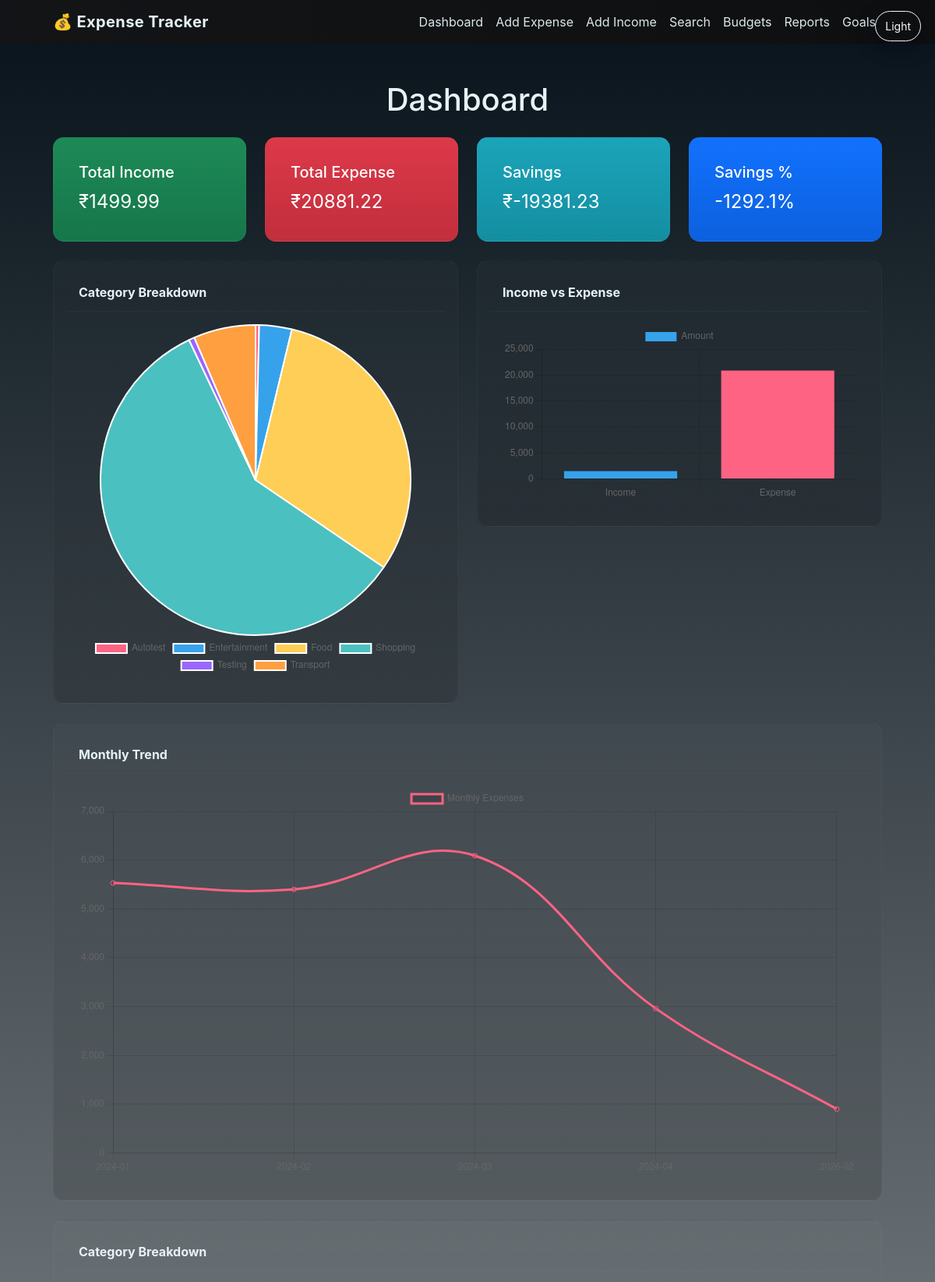
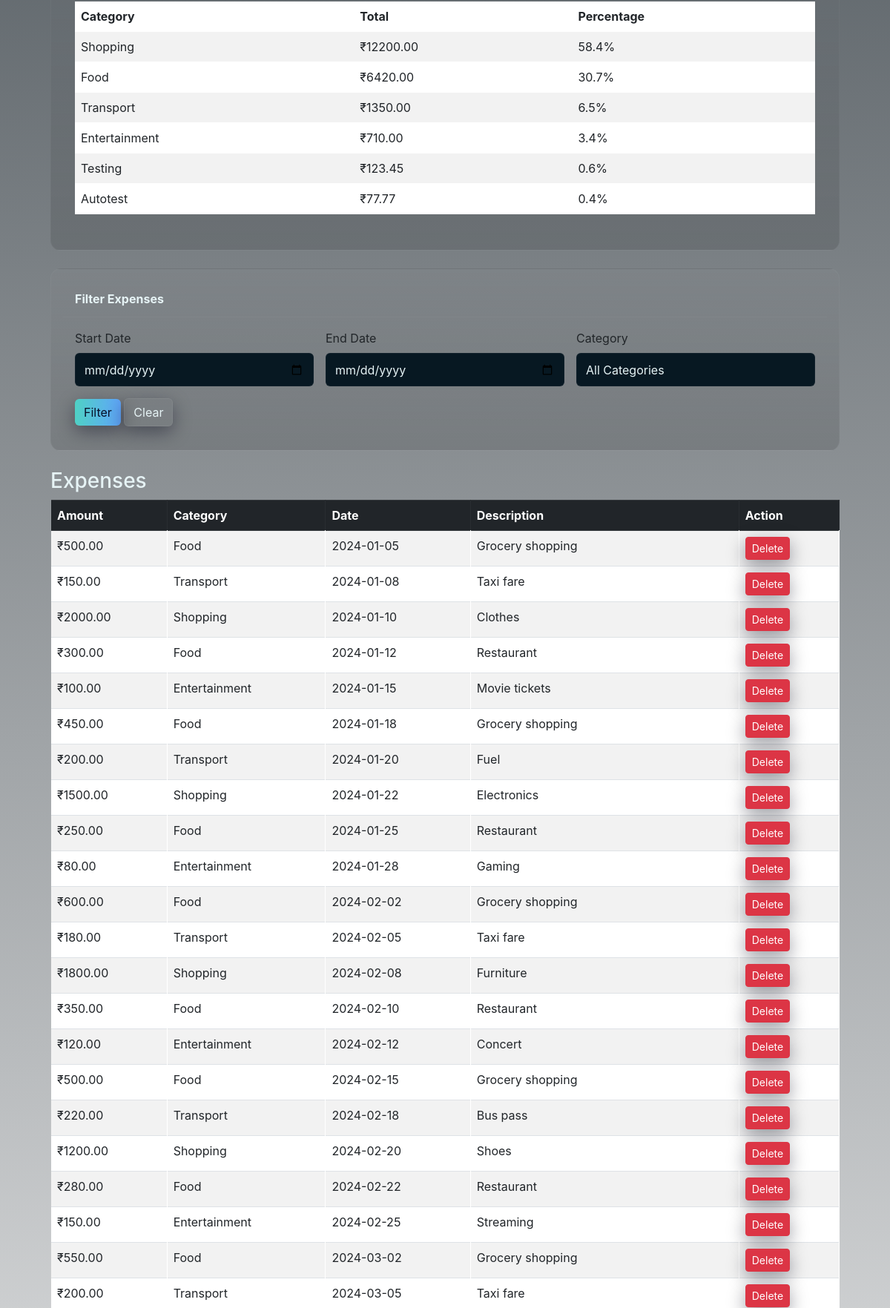
The page / (upper part) on the database its author committed (2 pictures, top to bottom).
### tables this page shows
CREATE TABLE expenses (
    id INTEGER PRIMARY KEY AUTOINCREMENT,
    amount REAL,
    category TEXT,
    date TEXT,
    description TEXT
);

### app.py (the view)
@app.route("/")
def dashboard():
    conn = connect_db()
    cursor = conn.cursor()
    start_date = request.args.get('start_date', '')
    end_date = request.args.get('end_date', '')
    category_filter = request.args.get('category', '')
    expense_query = "SELECT * FROM expenses WHERE 1=1"
    params = []
    if start_date:
        expense_query += " AND date >= ?"
        params.append(start_date)
    if end_date:
        expense_query += " AND date <= ?"
        params.append(end_date)
    if category_filter:
        expense_query += " AND category = ?"
        params.append(category_filter)
    cursor.execute(expense_query, params)
    expenses = cursor.fetchall()
    cursor.execute("SELECT DISTINCT category FROM expenses ORDER BY category")
    categories = [row[0] for row in cursor.fetchall()]
    total_query = "SELECT SUM(amount) FROM expenses WHERE 1=1"
    if start_date or end_date or category_filter:
        cursor.execute(total_query + (" AND date >= ?" if start_date else "") + (" AND date <= ?" if end_date else "") + (" AND category = ?" if category_filter else ""), params)
    else:
        cursor.execute("SELECT SUM(amount) FROM expenses")
    total_expense = cursor.fetchone()[0] or 0
    cursor.execute("SELECT SUM(amount) FROM income")
    total_income = cursor.fetchone()[0] or 0
    cursor.execute("SELECT category, SUM(amount) as total FROM expenses GROUP BY category ORDER BY total DESC")
    category_breakdown = cursor.fetchall()
    savings = total_income - total_expense
    conn.close()
    return render_template(
        "dashboard.html",
        expenses=expenses,
        total_expense=total_expense,
        total_income=total_income,
        savings=savings,
        categories=categories,
        category_breakdown=category_breakdown,
        start_date=start_date,
        end_date=end_date
    )

### app.py (called while the page is built)
def connect_db():
    conn = sqlite3.connect("database.db", timeout=5)
    conn.row_factory = sqlite3.Row
    return conn

### templates/dashboard.html (shortened to what this page needs)
<!DOCTYPE html>
<html>
<head>
    <link href="https://cdn.jsdelivr.net/npm/bootstrap@5.3.0/dist/css/bootstrap.min.css" rel="stylesheet">
    <link rel="stylesheet" href="{{ url_for('static', filename='css/dark.css') }}">
</head>
<body>
<nav class="navbar navbar-expand-lg navbar-dark bg-dark">
    <div class="container">
        <a class="navbar-brand" href="/">💰 Expense Tracker</a>
        <div class="collapse navbar-collapse" id="navbarNav">
            <ul class="navbar-nav ms-auto">
                <li class="nav-item"><a class="nav-link" href="/">Dashboard</a></li>
                <li class="nav-item"><a class="nav-link" href="/add_expense">Add Expense</a></li>
                <li class="nav-item"><a class="nav-link" href="/add_income">Add Income</a></li>
                <li class="nav-item"><a class="nav-link" href="/search">Search</a></li>
                <li class="nav-item"><a class="nav-link" href="/budgets">Budgets</a></li>
                <li class="nav-item"><a class="nav-link" href="/reports">Reports</a></li>
                <li class="nav-item"><a class="nav-link" href="/savings_goals">Goals</a></li>
            </ul>
        </div>
    </div>
</nav>
<div class="container mt-5">
    <h1 class="text-center mb-4">Dashboard</h1>
    <div class="row mb-4">
        <div class="col-md-3">
            <div class="card text-white bg-success">
                <div class="card-body">
                    <h5 class="card-title">Total Income</h5>
                    <p class="card-text fs-4">₹{{ "%.2f"|format(total_income) }}</p>
                </div>
            </div>
        </div>
        <div class="col-md-3">
            <div class="card text-white bg-danger">
                <div class="card-body">
                    <h5 class="card-title">Total Expense</h5>
                    <p class="card-text fs-4">₹{{ "%.2f"|format(total_expense) }}</p>
                </div>
            </div>
        </div>
        <div class="col-md-3">
            <div class="card text-white" style="background-color: #17a2b8;">
                <div class="card-body">
                    <h5 class="card-title">Savings</h5>
                    <p class="card-text fs-4">₹{{ "%.2f"|format(savings) }}</p>
                </div>
            </div>
        </div>
        <div class="col-md-3">
            <div class="card text-white bg-primary">
                <div class="card-body">
                    <h5 class="card-title">Savings %</h5>
                    <p class="card-text fs-4">{{ "%.1f"|format((savings/total_income*100) if total_income > 0 else 0) }}%</p>
                </div>
            </div>
        </div>
    </div>
    <div class="row mb-4">
        <div class="col-md-6">
            <div class="card">
                <div class="card-header">Category Breakdown</div>
                <div class="card-body">
                    <canvas id="categoryChart"></canvas>
                </div>
            </div>
        </div>
        <div class="col-md-6">
            <div class="card">
                <div class="card-header">Income vs Expense</div>
                <div class="card-body">
                    <canvas id="incomeExpenseChart"></canvas>
                </div>
            </div>
        </div>
    </div>
    <div class="row mb-4">
        <div class="col-md-12">
            <div class="card">
                <div class="card-header">Monthly Trend</div>
                <div class="card-body">
                    <canvas id="trendChart"></canvas>
                </div>
            </div>
        </div>
    </div>
    <div class="row mb-4">
        <div class="col-md-12">
            <div class="card">
                <div class="card-header">Category Breakdown</div>
                <div class="card-body">
                    <table class="table table-striped">
                        <thead>
                            <tr>
                                <th>Category</th>
                                <th>Total</th>
                                <th>Percentage</th>
                            </tr>
                        </thead>
                        <tbody>
                            {% for category in category_breakdown %}
                            <tr>
                                <td>{{ category[0] }}</td>
                                <td>₹{{ "%.2f"|format(category[1]) }}</td>
                                <td>{{ "%.1f"|format((category[1]/total_expense*100) if total_expense > 0 else 0) }}%</td>
                            </tr>
                            {% endfor %}
                        </tbody>
                    </table>
                </div>
            </div>
        </div>
    </div>
    <div class="row mb-4">
        <div class="col-md-12">
            <div class="card">
                <div class="card-header">Filter Expenses</div>
                <div class="card-body">
                    <form method="GET" class="row g-3">
                        <div class="col-md-4">
                            <label class="form-label">Start Date</label>
                            <input type="date" name="start_date" class="form-control" value="{{ start_date }}">
                        </div>
                        <div class="col-md-4">
                            <label class="form-label">End Date</label>
                            <input type="date" name="end_date" class="form-control" value="{{ end_date }}">
                        </div>
                        <div class="col-md-4">
                            <label class="form-label">Category</label>
                            <select name="category" class="form-select">
                                <option value="">All Categories</option>
                            </select>
                        </div>
                        <div class="col-md-12">
                            <button type="submit" class="btn btn-primary">Filter</button>
                            <a href="/" class="btn btn-secondary">Clear</a>
                        </div>
                    </form>
                </div>
            </div>
        </div>
    </div>
    <h3 class="mt-4">Expenses</h3>
    <div class="table-responsive">
        <table class="table table-striped table-bordered">
            <thead class="table-dark">
                <tr>
                    <th>Amount</th>
                    <th>Category</th>
                    <th>Date</th>
                    <th>Description</th>
                    <th>Action</th>
                </tr>
            </thead>
            <tbody>
            {% for expense in expenses %}
                <tr>
                    <td>₹{{ "%.2f"|format(expense[1]) }}</td>
                    <td>{{ expense[2] }}</td>
                    <td>{{ expense[3] }}</td>
                    <td>{{ expense[4] }}</td>
                    <td>
                        <form method="POST" action="/delete_expense/{{ expense[0] }}" style="display:inline;">
                            <button type="submit" class="btn btn-sm btn-danger" onclick="return confirm('Delete?')">Delete</button>
                        </form>
                    </td>
                </tr>
            {% endfor %}
            </tbody>
        </table>
    </div>
</div>
<script>
    // Fetch chart data
    fetch('/api/chart_data')
        .then(response => response.json())
        .then(data => {
            // Category Pie Chart
            new Chart(document.getElementById('categoryChart'), {
                type: 'pie',
                data: {
                    labels: data.categories,
                    datasets: [{
                        data: data.category_amounts,
                        backgroundColor: ['#FF6384', '#36A2EB', '#FFCE56', '#4BC0C0', '#9966FF', '#FF9F40']
                    }]
                },
                options: {
                    responsive: true,
                    plugins: {
                        legend: { position: 'bottom' }
                    }
                }
            });
            // Income vs Expense Bar Chart
            new Chart(document.getElementById('incomeExpenseChart'), {
                type: 'bar',
                data: {
                    labels: ['Income', 'Expense'],
                    datasets: [{
                        label: 'Amount',
                        data: [data.income, data.expense],
                        backgroundColor: ['#36A2EB', '#FF6384']
                    }]
                },
                options: {
                    responsive: true,
                    scales: {
                        y: { beginAtZero: true }
                    }
                }
            });
            // Monthly Trend Line Chart
            new Chart(document.getElementById('trendChart'), {
                type: 'line',
                data: {
                    labels: data.months,
                    datasets: [{
                        label: 'Monthly Expenses',
                        data: data.monthly_amounts,
                        borderColor: '#FF6384',
                        tension: 0.4,
                        fill: false
                    }]
                },
                options: {
                    responsive: true,
                    scales: {
                        y: { beginAtZero: true }
                    }
                }
            });
        });
</script>
</body>
</html>

### static/css/dark.css (style rules this page uses)
:root { --bg:#07121a; --panel:#0f1726; --muted:#9fb3bf; --text:#e6f3f5; --accent:#4fd1c5; --accent-2:#60a5fa; --danger:#ff6b6b; }
html,body { height:100%; }
body { margin:0;background:linear-gradient(180deg,var(--bg),#03121a);color:var(--text);font-family:Inter,system-ui,Arial,Helvetica,sans-serif; }
.navbar, .card, .modal-content, .table, .table thead { background-color:transparent }
.navbar-dark .navbar-brand, .navbar-dark .nav-link { color:var(--text) !important }
.container { color:var(--text) }
.card { background:linear-gradient(180deg, rgba(255,255,255,0.02), rgba(0,0,0,0.12));border:1px solid rgba(255,255,255,0.03);border-radius:12px;padding:12px }
.card .card-header { font-weight:700;color:var(--text);background:transparent;border-bottom:1px solid rgba(255,255,255,0.03) }
.btn-primary { background:linear-gradient(90deg,var(--accent),#60a5fa);border:none;color:#071029 }
.btn-secondary { background:transparent;border:1px solid rgba(255,255,255,0.06);color:var(--text) }
.btn { box-shadow:0 6px 18px rgba(2,6,23,0.35) }
.form-control, .form-select { background:#071822;border:1px solid rgba(255,255,255,0.04);color:var(--text) }
.table td, .table th { border-color:rgba(255,255,255,0.04) }
.table-striped>tbody>tr:nth-of-type(odd) { background:rgba(255,255,255,0.01) }
.navbar { background:linear-gradient(90deg, rgba(0,0,0,0.45), rgba(0,0,0,0.6)) }
a { color:var(--accent) }
body { background:linear-gradient(180deg,var(--bg),rgba(0,0,0,0.02)); }
.card { border-radius:14px;padding:16px }
.card .card-header { padding:12px 16px }
.btn { box-shadow:0 8px 24px rgba(2,6,23,0.4);transition:transform .12s ease,box-shadow .12s ease }
.form-control, .form-select { padding:.6rem .75rem }
.container { max-width:1100px;padding-left:18px;padding-right:18px }
.navbar-brand { font-weight:700;letter-spacing:.4px }
.nav-link { opacity:.95 }

### rows shown on the page
expenses: category "Testing", amount "123.45", value "0.6"
expenses: category "Autotest", amount "77.77", value "0.4"
expenses: amount "500.00", category "Food", date "2024-01-05", description "Grocery shopping"
expenses: amount "150.00", category "Transport", date "2024-01-08", description "Taxi fare"
expenses: amount "2000.00", category "Shopping", date "2024-01-10", description "Clothes"
expenses: amount "300.00", category "Food", date "2024-01-12", description "Restaurant"
expenses: amount "100.00", category "Entertainment", date "2024-01-15", description "Movie tickets"
expenses: amount "450.00", category "Food", date "2024-01-18", description "Grocery shopping"
expenses: amount "200.00", category "Transport", date "2024-01-20", description "Fuel"
expenses: amount "1500.00", category "Shopping", date "2024-01-22", description "Electronics"
expenses: amount "250.00", category "Food", date "2024-01-25", description "Restaurant"
expenses: amount "80.00", category "Entertainment", date "2024-01-28", description "Gaming"
expenses: amount "600.00", category "Food", date "2024-02-02", description "Grocery shopping"
expenses: amount "180.00", category "Transport", date "2024-02-05", description "Taxi fare"
expenses: amount "1800.00", category "Shopping", date "2024-02-08", description "Furniture"
expenses: amount "350.00", category "Food", date "2024-02-10", description "Restaurant"
expenses: amount "120.00", category "Entertainment", date "2024-02-12", description "Concert"
expenses: amount "500.00", category "Food", date "2024-02-15", description "Grocery shopping"
expenses: amount "220.00", category "Transport", date "2024-02-18", description "Bus pass"
expenses: amount "1200.00", category "Shopping", date "2024-02-20", description "Shoes"
expenses: amount "280.00", category "Food", date "2024-02-22", description "Restaurant"
expenses: amount "150.00", category "Entertainment", date "2024-02-25", description "Streaming"
expenses: amount "550.00", category "Food", date "2024-03-02", description "Grocery shopping"
expenses: amount "200.00", category "Transport", date "2024-03-05", description "Taxi fare"

### other values the page prints
{{ "%.2f"|format(total_income) }} "1499.99"
{{ "%.2f"|format(total_expense) }} "20881.22"
{{ "%.2f"|format(savings) }} "-19381.23"
{{ "%.1f"|format((savings/total_income*100) if total_income > 0 else 0) }} "-1292.1"
{{ category[0] }} "Shopping" "Food" "Transport" "Entertainment"
{{ "%.2f"|format(category[1]) }} "12200.00" "6420.00" "1350.00" "710.00"
